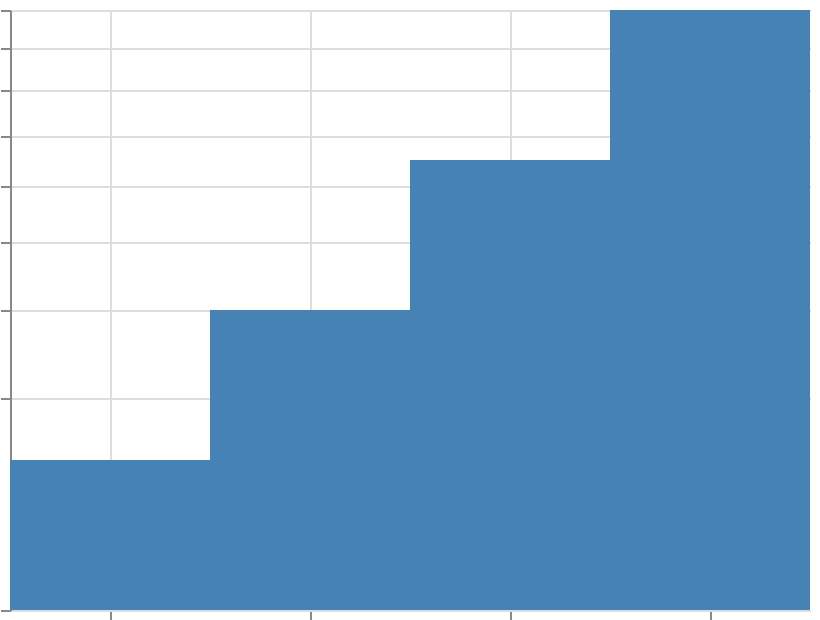

Write a Vega-Lite specification for this figure.
### Vega specification from a JSON file in a GitHub repository (floating-point values rounded to 4 significant figures)
{"$schema": "https://vega.github.io/schema/vega/v6.json", "width": 400, "height": 300, "padding": 5, "autosize": "none", "data": [{"name": "table", "values": [{"cat": "A", "val": 1}, {"cat": "B", "val": 4}, {"cat": "C", "val": 9}, {"cat": "D", "val": 16}]}], "scales": [{"name": "y", "type": "pow", "exponent": 0.5, "domain": {"data": "table", "field": "val"}, "range": [{"signal": "height"}, 0], "zero": true, "nice": true}, {"name": "x", "type": "band", "domain": {"data": "table", "field": "cat", "sort": true}, "range": "width"}], "marks": [{"type": "rect", "from": {"data": "table"}, "encode": {"update": {"x": {"scale": "x", "field": "cat"}, "width": {"scale": "x", "band": 1}, "y": {"scale": "y", "field": "val"}, "y2": {"scale": "y", "value": 0}, "fill": {"value": "steelblue"}}}}], "axes": [{"scale": "x", "orient": "bottom", "grid": true, "labels": false}, {"scale": "y", "orient": "left", "grid": true, "labels": false}]}
